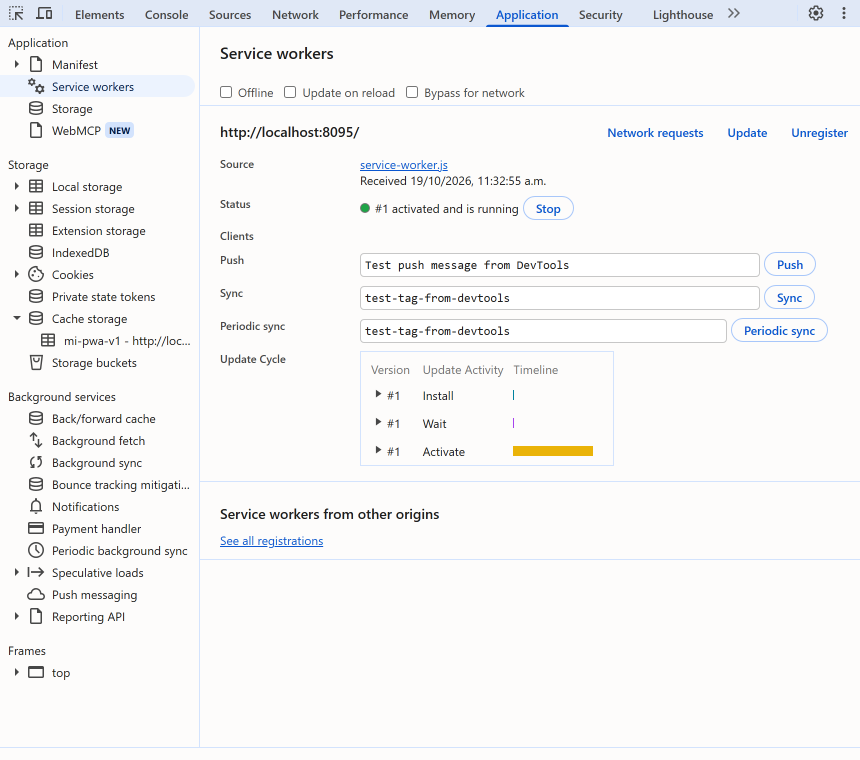
#> input picture Lab5/evidencia/01_devtools_service_worker.png, 1720 x 1520 px (shown at 1/2 size); its folder holds 4 pictures in this run; the run also reads 1 picture not shown here
$ python figuras.py
#> lines starting #> are read from the running program, lines starting #| are printed output that depends on the picture
"""Prepara las figuras del informe a partir de las capturas reales (evidencia/ y evidencia/vscode/figuras/).

Solo se recortan, se apilan y se enmarcan: no se retoca el contenido. Los recortes quitan el espacio vacío de los paneles de DevTools; cuando
la franja inferior importa (el total de entradas del caché, el resumen del panel Network) se agrega como una pieza aparte con un
pequeño hueco blanco, y la nota de cada figura lo dice. Salida: figuras/*.png.  Uso: py figuras.py
"""
from __future__ import annotations

import pathlib
import shutil
import sys

from PIL import Image, ImageOps

sys.stdout.reconfigure(encoding="utf-8")
RAIZ = pathlib.Path(__file__).resolve().parent.parent
EVIDENCIA = RAIZ / "evidencia"
CODIGO = EVIDENCIA / "vscode" / "figuras"
SALIDA = RAIZ / "figuras"
MARCO = 2
COLOR_MARCO = (191, 191, 191)
HUECO = 10

ANCHO_DEVTOOLS = 1720                               # px de las capturas de DevTools (860 px CSS al doble de densidad)
BARRA_INFERIOR = (0, 1440, ANCHO_DEVTOOLS, 1500)    # franja «Total entries» / resumen del panel Network
ANCHO_APP = 1600                                    # px de las capturas de la app (800 px CSS al doble de densidad)
ALTO_APP = 860                                      # la página de la app termina antes


def abrir(ruta: pathlib.Path) -> Image.Image:
    return Image.open(ruta).convert("RGB")
#> returned value is the input picture: PIL image 1720x1520 RGB; mean R, G, B 246.2, 246, 246


def recorte(ruta: pathlib.Path, caja: tuple[int, int, int, int]) -> Image.Image:
    return abrir(ruta).crop(caja)
#> returned value: PIL image 1720x950 RGB


def enmarcar(imagen: Image.Image) -> Image.Image:
    return ImageOps.expand(imagen, border=MARCO, fill=COLOR_MARCO)


def apilar(piezas: list[Image.Image], hueco: int = HUECO) -> Image.Image:
#> called with hueco = 0
    piezas = [enmarcar(p) for p in piezas]
#> piezas = 1 item
    ancho = max(p.width for p in piezas)
#> ancho = 1724
    alto = sum(p.height for p in piezas) + hueco * (len(piezas) - 1)
#> alto = 954
    lienzo = Image.new("RGB", (ancho, alto), "white")
#> lienzo: PIL image 1724x954 RGB; every value is 255
    y = 0
    for p in piezas:
        lienzo.paste(p, (0, y))
        y += p.height + hueco
#> this loop made 1 pass
#> y on pass 1: 954
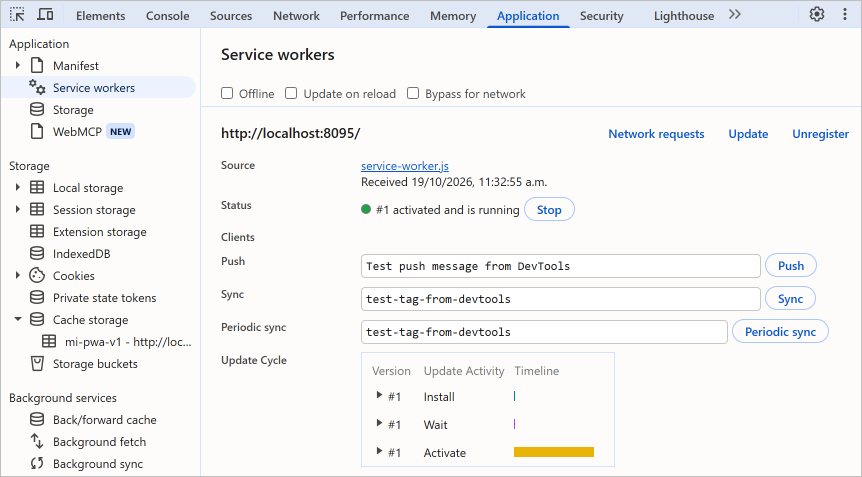
#> lienzo: PIL image 1724x954 RGB (shown at 1/2 size); mean R, G, B 243.8, 243.9, 244.3
#> after the loop, y = 954
    return lienzo


def guardar(nombre: str, imagen: Image.Image) -> None:
#> called with nombre = 'devtools_service_worker.png'
    imagen.save(SALIDA / nombre)
    print(f"{nombre}: {imagen.width}x{imagen.height}")
#| devtools_service_worker.png: 1724x954


def devtools(nombre_origen: str, alto: int, con_barra: bool = False) -> Image.Image:
    ruta = EVIDENCIA / nombre_origen
    piezas = [recorte(ruta, (0, 0, ANCHO_DEVTOOLS, alto))]
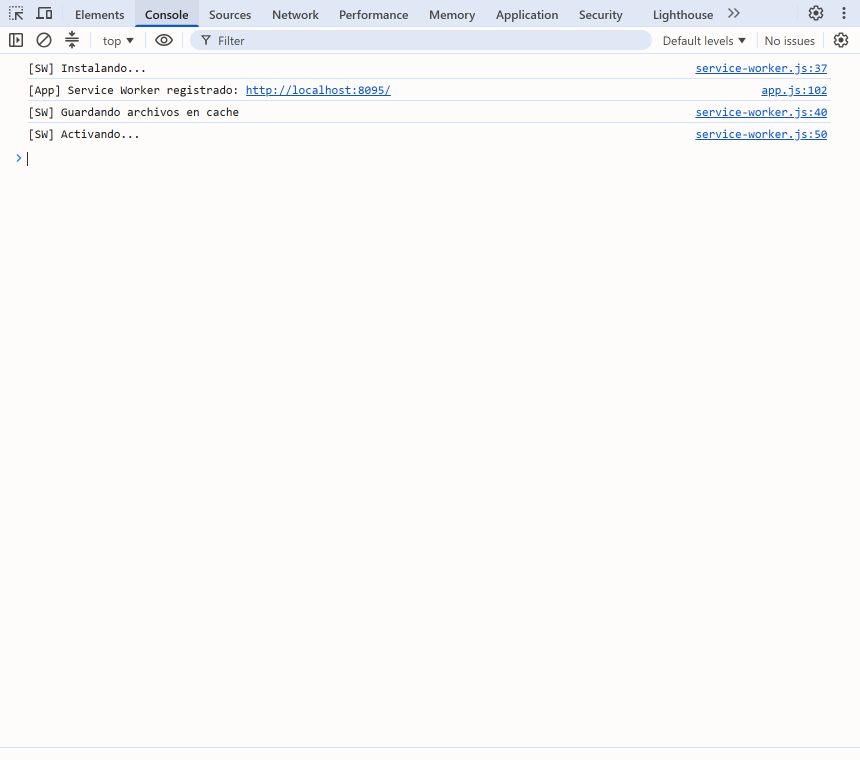
#> input picture Lab5/evidencia/02_devtools_consola.png, 1720 x 1520 px (shown at 1/2 size)
#> in abrir, returned value is the input picture: PIL image 1720x1520 RGB; mean R, G, B 249.4, 249.2, 249.5
    if con_barra:
        piezas.append(recorte(ruta, BARRA_INFERIOR))
    return apilar(piezas, hueco=0) if len(piezas) == 1 else apilar_union(piezas)
#> call 2 of apilar, with hueco = 0
#> in apilar (call 2), `alto = sum(p.height for p in piezas) + hueco * (len(piezas) - 1)`: alto = 304
#> in apilar (call 2), `lienzo = Image.new("RGB", (ancho, alto), "white")`: lienzo: PIL image 1724x304 RGB; every value is 255
#> the loop in apilar (call 2), `for p in piezas:` made 1 pass
#> y on pass 1: 304
#> after the loop in apilar (call 2), `for p in piezas:`:
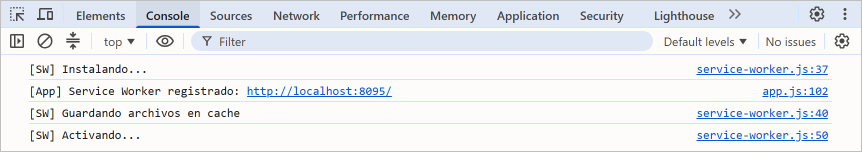
#> lienzo: PIL image 1724x304 RGB (shown at 1/2 size); mean R, G, B 234.6, 237.4, 242.4
#| devtools_consola.png: 1724x304
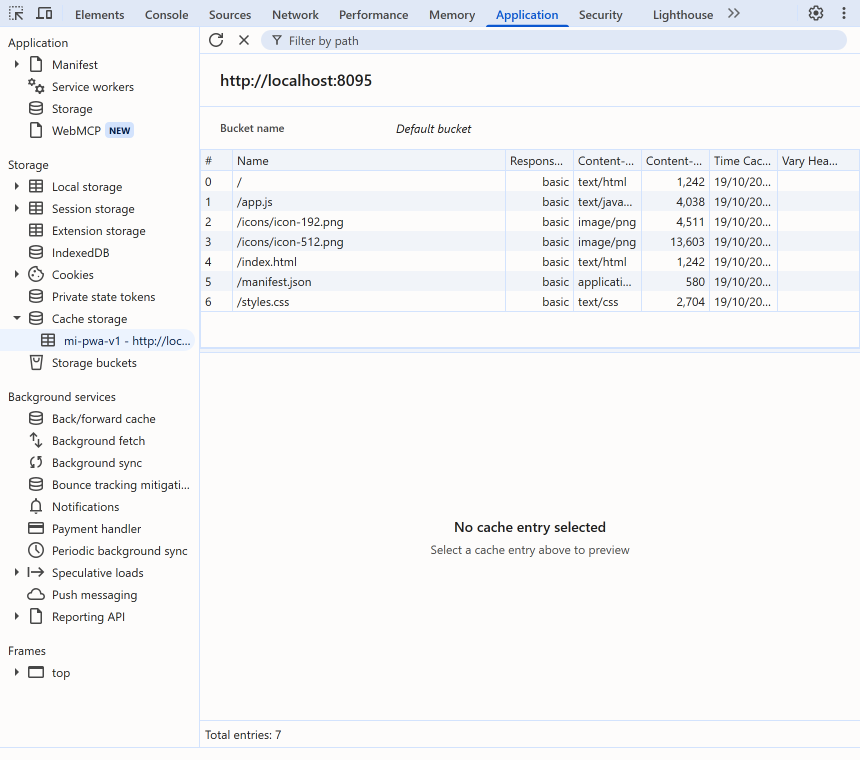
#> input picture Lab5/evidencia/03_devtools_cache_storage.png, 1720 x 1520 px (shown at 1/2 size)
#> in abrir, returned value is the input picture: PIL image 1720x1520 RGB; mean R, G, B 244.9, 245, 245.9


def apilar_union(piezas: list[Image.Image]) -> Image.Image:
    """Une un recorte y su franja inferior en una sola imagen enmarcada, separados por un hueco blanco."""
    ancho = max(p.width for p in piezas)
#> ancho = 1720
    alto = sum(p.height for p in piezas) + HUECO * (len(piezas) - 1)
#> alto = 770
    lienzo = Image.new("RGB", (ancho, alto), "white")
#> lienzo: PIL image 1720x770 RGB; every value is 255
    y = 0
    for p in piezas:
        lienzo.paste(p, (0, y))
        y += p.height + HUECO
#> this loop made 2 passes
#> y on passes 1 to 2: 710, 780
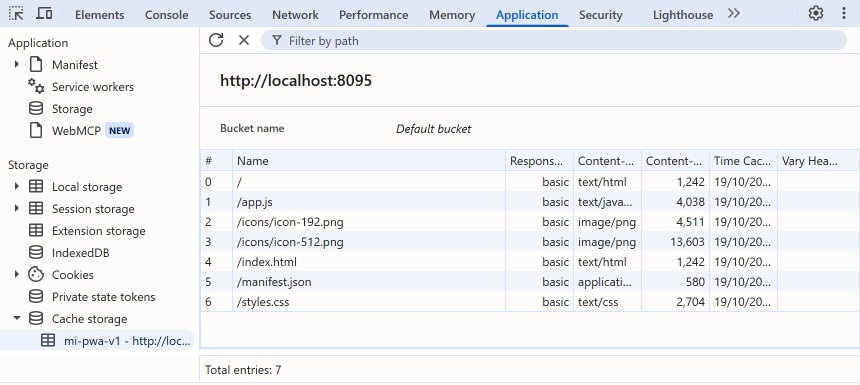
#> lienzo: PIL image 1720x770 RGB (shown at 1/2 size); mean R, G, B 240.1, 241.3, 243.8
#> after the loop, y = 780
    return enmarcar(lienzo)


def app(nombre_origen: str) -> Image.Image:
    return recorte(EVIDENCIA / nombre_origen, (0, 0, ANCHO_APP, ALTO_APP))


def main() -> None:
    SALIDA.mkdir(exist_ok=True)
    # capturas de VS Code (ya recortadas y enmarcadas por componer_capturas.py)
    for origen in sorted(CODIGO.glob("*.png")):
        shutil.copy(origen, SALIDA / f"vscode_{origen.name}")
        print(f"vscode_{origen.name}")
    # paneles de Chrome DevTools
    guardar("devtools_service_worker.png", devtools("01_devtools_service_worker.png", 950))
    guardar("devtools_consola.png", devtools("02_devtools_consola.png", 300))
    guardar("devtools_cache_v1.png", devtools("03_devtools_cache_storage.png", 700, con_barra=True))
#| devtools_cache_v1.png: 1724x774
    guardar("devtools_offline_casilla.png", devtools("04_devtools_offline_activado.png", 500))
#> in recorte (call 5), `return abrir(ruta).crop(caja)`:
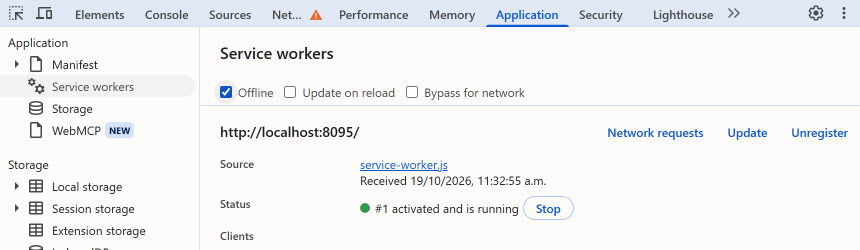
#> returned value: PIL image 1720x500 RGB (shown at 1/2 size); mean R, G, B 242.3, 242.9, 244.4
#> call 3 of apilar, with hueco = 0
#> in apilar (call 3), `alto = sum(p.height for p in piezas) + hueco * (len(piezas) - 1)`: alto = 504
#> in apilar (call 3), `lienzo = Image.new("RGB", (ancho, alto), "white")`: lienzo: PIL image 1724x504 RGB; every value is 255
#> the loop in apilar (call 3), `for p in piezas:` made 1 pass
#> y on pass 1: 504
#> after the loop in apilar (call 3), `for p in piezas:`:
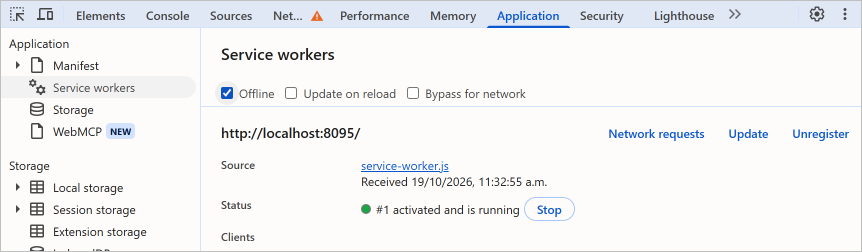
#> lienzo: PIL image 1724x504 RGB (shown at 1/2 size); mean R, G, B 241.8, 242.4, 243.9
#| devtools_offline_casilla.png: 1724x504
    guardar("devtools_network_offline.png", devtools("06_devtools_network_sin_conexion.png", 700, con_barra=True))
    guardar("devtools_version_en_espera.png", devtools("08_devtools_version_en_espera.png", 1020))
    guardar("devtools_cache_v2.png", devtools("09_devtools_cache_actualizado.png", 700, con_barra=True))
    # la app
    guardar("app_sin_conexion.png", apilar([app("05_app_sin_conexion.png"), app("07_app_sin_conexion_con_entrega.png")]))
    guardar("comparacion_servidor_actualizado.png",
            apilar([app("10_cache_first_con_servidor_actualizado.png"), app("11_network_first_con_servidor_actualizado.png")]))
    guardar("comparacion_sin_servidor.png",
            apilar([app("10_cache_first_sin_servidor.png"), app("11_network_first_sin_servidor.png")]))


if __name__ == "__main__":
#> (the run stopped early here; a loop or call above may not have finished)
